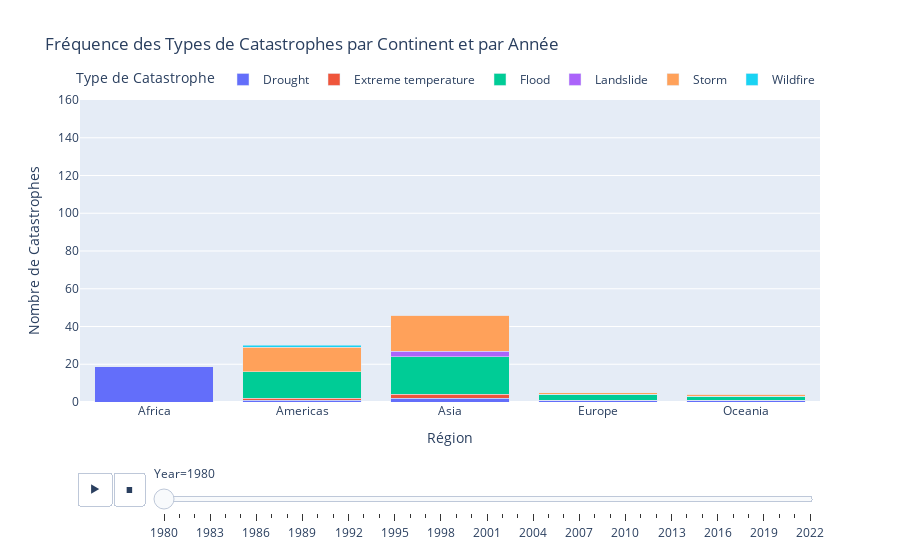

Notebook code cell kept with this figure:
### Code cell
# I assume 'df_disasters' and 'countries' are your original DataFrames.
# Make sure that the 'Year' column in 'df_disasters' is of integer or string type for the slider to work properly.

# Merge the dataframes on the 'ISO3' column
merged_data = pd.merge(df_disasters, countries, on='ISO3')

# Regroup by year, region, and type of disaster
grouped_data = merged_data.groupby(['Year', 'region', 'Indicator']).sum('Occurrences').reset_index()
print(grouped_data[grouped_data['region'] == 'Asia'])

# Create the interactive stacked bar chart using Plotly with a slider for the year
fig = px.bar(grouped_data, x='region', y='Occurrences', color='Indicator',
             animation_frame='Year',  # This will create a slider for the year
             range_y=[0, 160],
             title='Fréquence des Types de Catastrophes par Continent et par Année',
             labels={'Occurrences':'Nombre de Catastrophes', 'Indicator':'Type de Catastrophe', 'region':'Région'})

# Update the layout for a better look
fig.update_layout(barmode='stack',
                  xaxis_title='Région',
                  yaxis_title='Nombre de Catastrophes',
                  legend_title='Type de Catastrophe',
                  legend=dict(orientation="h", yanchor="bottom", y=1.02, xanchor="right", x=1))

# The slider will be automatically added by Plotly Express through the animation_frame argument

# Show the figure
fig.show()

### Figure 1 — Plotly figure (JSON) as saved in the notebook; plotly's stock layout.template omitted (floating-point values rounded to 4 significant figures)
{"data": [{"alignmentgroup": "True", "hovertemplate": "Type de Catastrophe=Drought<br>Year=1980<br>Région=%{x}<br>Nombre de Catastrophes=%{y}<extra></extra>", "legendgroup": "Drought", "marker": {"color": "#636efa", "pattern": {"shape": ""}}, "name": "Drought", "offsetgroup": "Drought", "orientation": "v", "showlegend": true, "textposition": "auto", "type": "bar", "x": ["Africa", "Americas", "Asia", "Europe", "Oceania"], "xaxis": "x", "y": [19, 1, 2, 1, 1], "yaxis": "y"}, {"alignmentgroup": "True", "hovertemplate": "Type de Catastrophe=Extreme temperature<br>Year=1980<br>Région=%{x}<br>Nombre de Catastrophes=%{y}<extra></extra>", "legendgroup": "Extreme temperature", "marker": {"color": "#EF553B", "pattern": {"shape": ""}}, "name": "Extreme temperature", "offsetgroup": "Extreme temperature", "orientation": "v", "showlegend": true, "textposition": "auto", "type": "bar", "x": ["Africa", "Americas", "Asia", "Europe", "Oceania"], "xaxis": "x", "y": [0, 1, 2, 0, 0], "yaxis": "y"}, {"alignmentgroup": "True", "hovertemplate": "Type de Catastrophe=Flood<br>Year=1980<br>Région=%{x}<br>Nombre de Catastrophes=%{y}<extra></extra>", "legendgroup": "Flood", "marker": {"color": "#00cc96", "pattern": {"shape": ""}}, "name": "Flood", "offsetgroup": "Flood", "orientation": "v", "showlegend": true, "textposition": "auto", "type": "bar", "x": ["Africa", "Americas", "Asia", "Europe", "Oceania"], "xaxis": "x", "y": [0, 14, 20, 3, 2], "yaxis": "y"}, {"alignmentgroup": "True", "hovertemplate": "Type de Catastrophe=Landslide<br>Year=1980<br>Région=%{x}<br>Nombre de Catastrophes=%{y}<extra></extra>", "legendgroup": "Landslide", "marker": {"color": "#ab63fa", "pattern": {"shape": ""}}, "name": "Landslide", "offsetgroup": "Landslide", "orientation": "v", "showlegend": true, "textposition": "auto", "type": "bar", "x": ["Africa", "Americas", "Asia", "Europe", "Oceania"], "xaxis": "x", "y": [0, 0, 3, 0, 0], "yaxis": "y"}, {"alignmentgroup": "True", "hovertemplate": "Type de Catastrophe=Storm<br>Year=1980<br>Région=%{x}<br>Nombre de Catastrophes=%{y}<extra></extra>", "legendgroup": "Storm", "marker": {"color": "#FFA15A", "pattern": {"shape": ""}}, "name": "Storm", "offsetgroup": "Storm", "orientation": "v", "showlegend": true, "textposition": "auto", "type": "bar", "x": ["Africa", "Americas", "Asia", "Europe", "Oceania"], "xaxis": "x", "y": [0, 13, 19, 1, 1], "yaxis": "y"}, {"alignmentgroup": "True", "hovertemplate": "Type de Catastrophe=Wildfire<br>Year=1980<br>Région=%{x}<br>Nombre de Catastrophes=%{y}<extra></extra>", "legendgroup": "Wildfire", "marker": {"color": "#19d3f3", "pattern": {"shape": ""}}, "name": "Wildfire", "offsetgroup": "Wildfire", "orientation": "v", "showlegend": true, "textposition": "auto", "type": "bar", "x": ["Africa", "Americas", "Asia", "Europe", "Oceania"], "xaxis": "x", "y": [0, 1, 0, 0, 0], "yaxis": "y"}], "layout": {"barmode": "stack", "legend": {"orientation": "h", "title": {"text": "Type de Catastrophe"}, "tracegroupgap": 0, "x": 1, "xanchor": "right", "y": 1.02, "yanchor": "bottom"}, "sliders": [{"active": 0, "currentvalue": {"prefix": "Year="}, "len": 0.9, "pad": {"b": 10, "t": 60}, "steps": [{"args": [["1980"], {"frame": {"duration": 0, "redraw": true}, "fromcurrent": true, "mode": "immediate", "transition": {"duration": 0, "easing": "linear"}}], "label": "1980", "method": "animate"}, {"args": [["1981"], {"frame": {"duration": 0, "redraw": true}, "fromcurrent": true, "mode": "immediate", "transition": {"duration": 0, "easing": "linear"}}], "label": "1981", "method": "animate"}, {"args": [["1982"], {"frame": {"duration": 0, "redraw": true}, "fromcurrent": true, "mode": "immediate", "transition": {"duration": 0, "easing": "linear"}}], "label": "1982", "method": "animate"}, {"args": [["1983"], {"frame": {"duration": 0, "redraw": true}, "fromcurrent": true, "mode": "immediate", "transition": {"duration": 0, "easing": "linear"}}], "label": "1983", "method": "animate"}, {"args": [["1984"], {"frame": {"duration": 0, "redraw": true}, "fromcurrent": true, "mode": "immediate", "transition": {"duration": 0, "easing": "linear"}}], "label": "1984", "method": "animate"}, {"args": [["1985"], {"frame": {"duration": 0, "redraw": true}, "fromcurrent": true, "mode": "immediate", "transition": {"duration": 0, "easing": "linear"}}], "label": "1985", "method": "animate"}, {"args": [["1986"], {"frame": {"duration": 0, "redraw": true}, "fromcurrent": true, "mode": "immediate", "transition": {"duration": 0, "easing": "linear"}}], "label": "1986", "method": "animate"}, {"args": [["1987"], {"frame": {"duration": 0, "redraw": true}, "fromcurrent": true, "mode": "immediate", "transition": {"duration": 0, "easing": "linear"}}], "label": "1987", "method": "animate"}, {"args": [["1988"], {"frame": {"duration": 0, "redraw": true}, "fromcurrent": true, "mode": "immediate", "transition": {"duration": 0, "easing": "linear"}}], "label": "1988", "method": "animate"}, {"args": [["1989"], {"frame": {"duration": 0, "redraw": true}, "fromcurrent": true, "mode": "immediate", "transition": {"duration": 0, "easing": "linear"}}], "label": "1989", "method": "animate"}, {"args": [["1990"], {"frame": {"duration": 0, "redraw": true}, "fromcurrent": true, "mode": "immediate", "transition": {"duration": 0, "easing": "linear"}}], "label": "1990", "method": "animate"}, {"args": [["1991"], {"frame": {"duration": 0, "redraw": true}, "fromcurrent": true, "mode": "immediate", "transition": {"duration": 0, "easing": "linear"}}], "label": "1991", "method": "animate"}, {"args": [["1992"], {"frame": {"duration": 0, "redraw": true}, "fromcurrent": true, "mode": "immediate", "transition": {"duration": 0, "easing": "linear"}}], "label": "1992", "method": "animate"}, {"args": [["1993"], {"frame": {"duration": 0, "redraw": true}, "fromcurrent": true, "mode": "immediate", "transition": {"duration": 0, "easing": "linear"}}], "label": "1993", "method": "animate"}, {"args": [["1994"], {"frame": {"duration": 0, "redraw": true}, "fromcurrent": true, "mode": "immediate", "transition": {"duration": 0, "easing": "linear"}}], "label": "1994", "method": "animate"}, {"args": [["1995"], {"frame": {"duration": 0, "redraw": true}, "fromcurrent": true, "mode": "immediate", "transition": {"duration": 0, "easing": "linear"}}], "label": "1995", "method": "animate"}, {"args": [["1996"], {"frame": {"duration": 0, "redraw": true}, "fromcurrent": true, "mode": "immediate", "transition": {"duration": 0, "easing": "linear"}}], "label": "1996", "method": "animate"}, {"args": [["1997"], {"frame": {"duration": 0, "redraw": true}, "fromcurrent": true, "mode": "immediate", "transition": {"duration": 0, "easing": "linear"}}], "label": "1997", "method": "animate"}, {"args": [["1998"], {"frame": {"duration": 0, "redraw": true}, "fromcurrent": true, "mode": "immediate", "transition": {"duration": 0, "easing": "linear"}}], "label": "1998", "method": "animate"}, {"args": [["1999"], {"frame": {"duration": 0, "redraw": true}, "fromcurrent": true, "mode": "immediate", "transition": {"duration": 0, "easing": "linear"}}], "label": "1999", "method": "animate"}, {"args": [["2000"], {"frame": {"duration": 0, "redraw": true}, "fromcurrent": true, "mode": "immediate", "transition": {"duration": 0, "easing": "linear"}}], "label": "2000", "method": "animate"}, {"args": [["2001"], {"frame": {"duration": 0, "redraw": true}, "fromcurrent": true, "mode": "immediate", "transition": {"duration": 0, "easing": "linear"}}], "label": "2001", "method": "animate"}, {"args": [["2002"], {"frame": {"duration": 0, "redraw": true}, "fromcurrent": true, "mode": "immediate", "transition": {"duration": 0, "easing": "linear"}}], "label": "2002", "method": "animate"}, {"args": [["2003"], {"frame": {"duration": 0, "redraw": true}, "fromcurrent": true, "mode": "immediate", "transition": {"duration": 0, "easing": "linear"}}], "label": "2003", "method": "animate"}, {"args": [["2004"], {"frame": {"duration": 0, "redraw": true}, "fromcurrent": true, "mode": "immediate", "transition": {"duration": 0, "easing": "linear"}}], "label": "2004", "method": "animate"}, {"args": [["2005"], {"frame": {"duration": 0, "redraw": true}, "fromcurrent": true, "mode": "immediate", "transition": {"duration": 0, "easing": "linear"}}], "label": "2005", "method": "animate"}, {"args": [["2006"], {"frame": {"duration": 0, "redraw": true}, "fromcurrent": true, "mode": "immediate", "transition": {"duration": 0, "easing": "linear"}}], "label": "2006", "method": "animate"}, {"args": [["2007"], {"frame": {"duration": 0, "redraw": true}, "fromcurrent": true, "mode": "immediate", "transition": {"duration": 0, "easing": "linear"}}], "label": "2007", "method": "animate"}, {"args": [["2008"], {"frame": {"duration": 0, "redraw": true}, "fromcurrent": true, "mode": "immediate", "transition": {"duration": 0, "easing": "linear"}}], "label": "2008", "method": "animate"}, {"args": [["2009"], {"frame": {"duration": 0, "redraw": true}, "fromcurrent": true, "mode": "immediate", "transition": {"duration": 0, "easing": "linear"}}], "label": "2009", "method": "animate"}, {"args": [["2010"], {"frame": {"duration": 0, "redraw": true}, "fromcurrent": true, "mode": "immediate", "transition": {"duration": 0, "easing": "linear"}}], "label": "2010", "method": "animate"}, {"args": [["2011"], {"frame": {"duration": 0, "redraw": true}, "fromcurrent": true, "mode": "immediate", "transition": {"duration": 0, "easing": "linear"}}], "label": "2011", "method": "animate"}, {"args": [["2012"], {"frame": {"duration": 0, "redraw": true}, "fromcurrent": true, "mode": "immediate", "transition": {"duration": 0, "easing": "linear"}}], "label": "2012", "method": "animate"}, {"args": [["2013"], {"frame": {"duration": 0, "redraw": true}, "fromcurrent": true, "mode": "immediate", "transition": {"duration": 0, "easing": "linear"}}], "label": "2013", "method": "animate"}, {"args": [["2014"], {"frame": {"duration": 0, "redraw": true}, "fromcurrent": true, "mode": "immediate", "transition": {"duration": 0, "easing": "linear"}}], "label": "2014", "method": "animate"}, {"args": [["2015"], {"frame": {"duration": 0, "redraw": true}, "fromcurrent": true, "mode": "immediate", "transition": {"duration": 0, "easing": "linear"}}], "label": "2015", "method": "animate"}, {"args": [["2016"], {"frame": {"duration": 0, "redraw": true}, "fromcurrent": true, "mode": "immediate", "transition": {"duration": 0, "easing": "linear"}}], "label": "2016", "method": "animate"}, {"args": [["2017"], {"frame": {"duration": 0, "redraw": true}, "fromcurrent": true, "mode": "immediate", "transition": {"duration": 0, "easing": "linear"}}], "label": "2017", "method": "animate"}, {"args": [["2018"], {"frame": {"duration": 0, "redraw": true}, "fromcurrent": true, "mode": "immediate", "transition": {"duration": 0, "easing": "linear"}}], "label": "2018", "method": "animate"}, {"args": [["2019"], {"frame": {"duration": 0, "redraw": true}, "fromcurrent": true, "mode": "immediate", "transition": {"duration": 0, "easing": "linear"}}], "label": "2019", "method": "animate"}, {"args": [["2020"], {"frame": {"duration": 0, "redraw": true}, "fromcurrent": true, "mode": "immediate", "transition": {"duration": 0, "easing": "linear"}}], "label": "2020", "method": "animate"}, {"args": [["2021"], {"frame": {"duration": 0, "redraw": true}, "fromcurrent": true, "mode": "immediate", "transition": {"duration": 0, "easing": "linear"}}], "label": "2021", "method": "animate"}, {"args": [["2022"], {"frame": {"duration": 0, "redraw": true}, "fromcurrent": true, "mode": "immediate", "transition": {"duration": 0, "easing": "linear"}}], "label": "2022", "method": "animate"}], "x": 0.1, "xanchor": "left", "y": 0, "yanchor": "top"}], "title": {"text": "Fréquence des Types de Catastrophes par Continent et par Année"}, "updatemenus": [{"buttons": [{"args": [null, {"frame": {"duration": 500, "redraw": true}, "fromcurrent": true, "mode": "immediate", "transition": {"duration": 500, "easing": "linear"}}], "label": "&#9654;", "method": "animate"}, {"args": [[null], {"frame": {"duration": 0, "redraw": true}, "fromcurrent": true, "mode": "immediate", "transition": {"duration": 0, "easing": "linear"}}], "label": "&#9724;", "method": "animate"}], "direction": "left", "pad": {"r": 10, "t": 70}, "showactive": false, "type": "buttons", "x": 0.1, "xanchor": "right", "y": 0, "yanchor": "top"}], "xaxis": {"anchor": "y", "domain": [0, 1], "title": {"text": "Région"}}, "yaxis": {"anchor": "x", "domain": [0, 1], "range": [0, 160], "title": {"text": "Nombre de Catastrophes"}}}}
